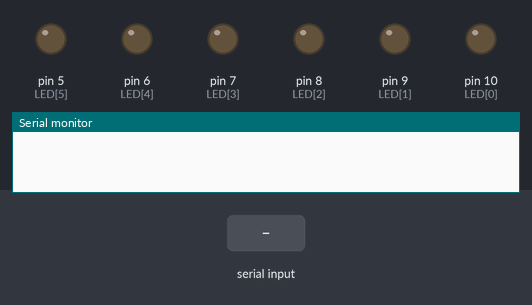
Bench run of a sketch on a simulated Arduino Uno, built with avr-gcc and run on an emulated ATmega328P. Shown: output pins drawn as LEDs (lit = HIGH), the last lines printed to the serial monitor. Dashed ring = blinking. Inputs (shaded band) come from the test bench.

Above: at 1.2 s.
1.3 s: "1\n" received over Serial
At 1.99 s:
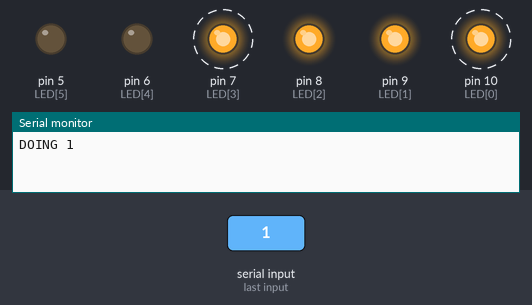
At 2.49 s:
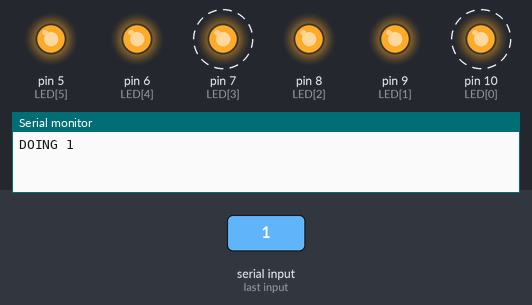
4.3 s: "2\n" received over Serial
At 5.59 s:
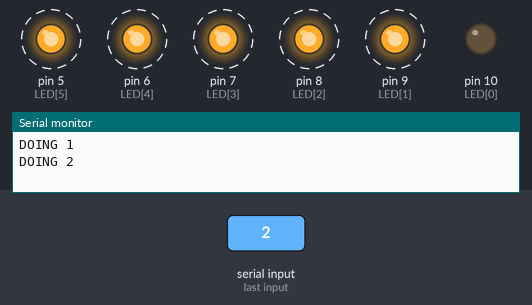
7.3 s: "3\n" received over Serial
Timing chart, 0 to 16.3 s (numbered marks = the images above; inputs shaded):
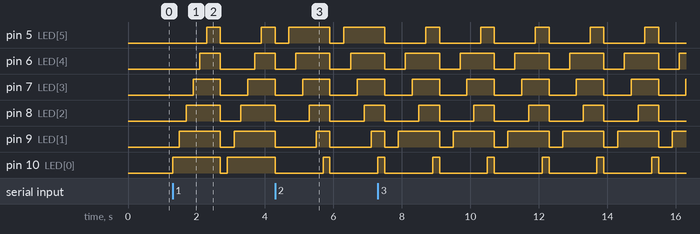

Measured:
- after the input at 1.3 s, pin 5 (LED[5]): LOW → HIGH after 1.0 s, → LOW 0.40 s later, → HIGH 1.2 s later; pin 6 (LED[4]): LOW → HIGH after 0.80 s, → LOW 0.60 s later, → HIGH 1.0 s later

The sketch:

lab3.ino
```cpp
int LED[] = {10, 9, 8, 7, 6, 5};

void setup()
{
  Serial.begin (115200);
  pinMode(LED[0], OUTPUT);
  pinMode(LED[1], OUTPUT);
  pinMode(LED[2], OUTPUT);
  pinMode(LED[3], OUTPUT);
  pinMode(LED[4], OUTPUT);
  pinMode(LED[5], OUTPUT);

}

unsigned long prevMillis = 0;

int globalPosition = 0;
String selectedType = "0";
String beforePauseType = "0";

void loop() {
  unsigned long currentMillis = millis();
  if (Serial.available() > 0) {
    String command = Serial.readStringUntil('\n');
    if (command == "1" || command == "2" || command == "3" || command == "PAUSE" || command == "PLAY") {
      if (command == "PAUSE") {
        beforePauseType = selectedType;
      }

      if (command == "PLAY") {
        selectedType = beforePauseType;
      }
      else {
        selectedType = command;
      }
      Serial.print("DOING ");
      Serial.println(command);
    }
    else {
      Serial.println("ERROR");
    }
  }

  if (selectedType == "1") {
    if (currentMillis - prevMillis >= 200) {
      runNum1(globalPosition);
      globalPosition++;
      prevMillis = currentMillis;
    }

  }
  else if (selectedType == "2") {
    if (currentMillis - prevMillis >= 200) {
      runNum2(globalPosition);
      globalPosition++;
      prevMillis = currentMillis;
    }

  }
  else if (selectedType == "3") {
    if (currentMillis - prevMillis >= 200) {
      runNum3(globalPosition);
      globalPosition++;
      prevMillis = currentMillis;
    }

  }

}

void clearLED() {
  int currentPin;
  for (currentPin = 0; currentPin < 7; currentPin++) {
    digitalWrite(LED[currentPin], LOW);
  }
}

void runNum1(int pos) {
  if (pos < 7) {
    digitalWrite(LED[pos], HIGH);
  } else {
    int currentPin;
    for (currentPin = 0; currentPin < 7; currentPin++) {
      digitalWrite(LED[currentPin], LOW);
    }
    globalPosition = -1;
  }
}
void runNum2(int pos) {
  if (pos < 7) {
    digitalWrite(LED[6 - pos], HIGH);
  } else {
    int currentPin;
    for (currentPin = 0; currentPin < 7; currentPin++) {
      digitalWrite(LED[currentPin], LOW);
    }
    globalPosition = -1;
  }
}

void runNum3(int pos) {
  if (pos < 7) {
    if (pos % 2 == 0) {
      digitalWrite(LED[6 - pos], HIGH);
    } else {
      digitalWrite(LED[pos], HIGH);
    }

  } else {
    int currentPin;
    for (currentPin = 0; currentPin < 7; currentPin++) {
      digitalWrite(LED[currentPin], LOW);
    }
    globalPosition = -1;
  }
}
```
